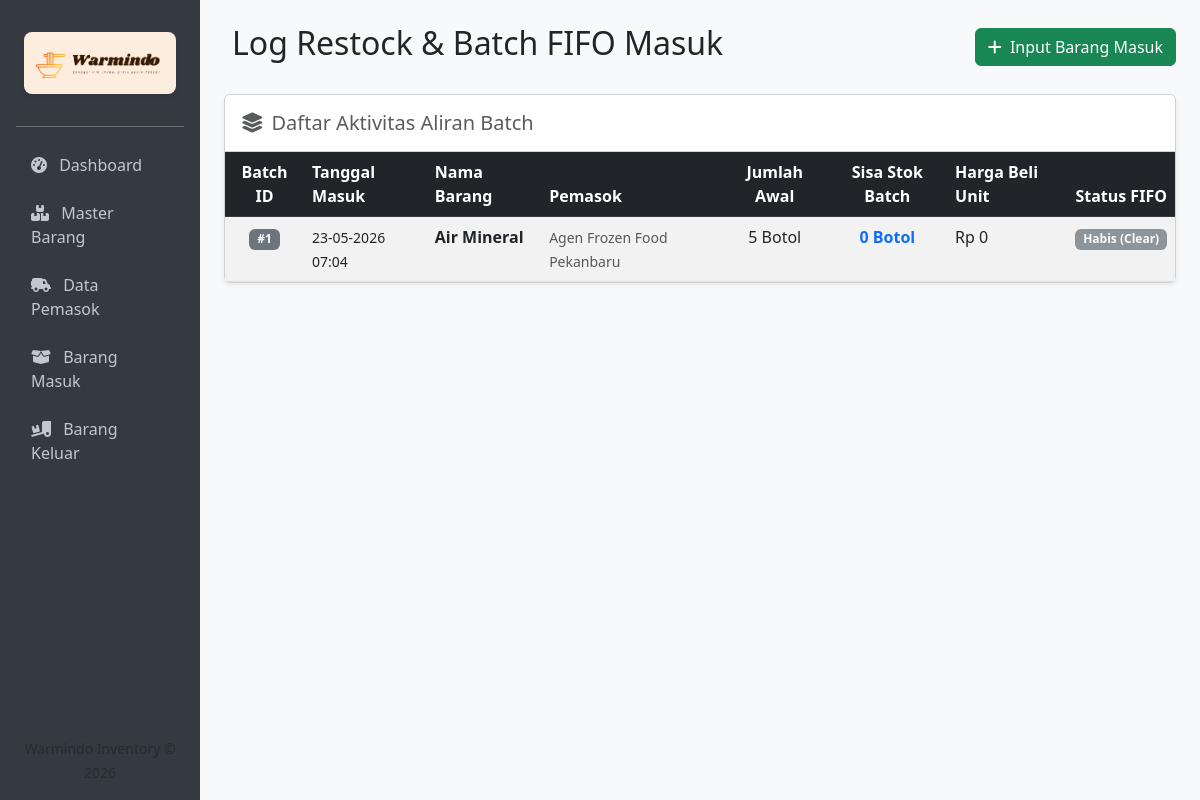
The app's page /barang_masuk.php with its own data.
### tables this page shows
CREATE TABLE `barang_masuk` (
  `id_batch` int NOT NULL,
  `id_barang` int DEFAULT NULL,
  `id_pemasok` int DEFAULT NULL,
  `jumlah_masuk` int NOT NULL,
  `stok_sisa` int NOT NULL,
  `harga_beli` decimal(10,2) NOT NULL,
  `tanggal_masuk` datetime NOT NULL,
  `tanggal_kadaluwarsa` date DEFAULT NULL
);

CREATE TABLE `master_barang` (
  `id_barang` int NOT NULL,
  `nama_barang` varchar(100) NOT NULL,
  `kategori` enum('Mie Instan','Topping/Frozen Food','Bumbu & Sayur','Minuman','Pelengkap') NOT NULL,
  `satuan` varchar(20) NOT NULL,
  `stok_minimal` int NOT NULL
);

CREATE TABLE `pemasok` (
  `id_pemasok` int NOT NULL,
  `nama_pemasok` varchar(100) NOT NULL,
  `no_telp` varchar(15) DEFAULT NULL
);

### barang_masuk.php (the view, shortened to what this page needs)
<?php
require_once 'koneksi.php';
$sql_history = "SELECT b.*, m.nama_barang, m.satuan, p.nama_pemasok
                FROM barang_masuk b
                JOIN master_barang m ON b.id_barang = m.id_barang
                LEFT JOIN pemasok p ON b.id_pemasok = p.id_pemasok
                ORDER BY b.tanggal_masuk DESC, b.id_batch DESC";
$history_masuk = $pdo->query($sql_history)->fetchAll();
?>
<!DOCTYPE html>
<html lang="id">
<head>
    <link href="https://cdn.jsdelivr.net/npm/bootstrap@5.3.0/dist/css/bootstrap.min.css" rel="stylesheet">
    <link href="https://cdnjs.cloudflare.com/ajax/libs/font-awesome/6.4.0/css/all.min.css" rel="stylesheet">
</head>
<body>
<div class="container-fluid">
    <div class="row">
        <div class="col-md-3 col-lg-2 sidebar p-3 d-flex flex-column">
            <div class="text-center my-3 mx-2 p-2 rounded-3 shadow-sm" style="background-color: #fdeddf;">
                <img src="img/logo (2).png" alt="Logo Warmindo" class="img-fluid" style="max-height: 55px; object-fit: contain;">
            </div>
            <hr>
            <nav class="nav flex-column gap-1">
                <a href="index.php"><i class="fa-solid fa-gauge-high me-2"></i> Dashboard</a>
                <a href="master_barang.php"><i class="fa-solid fa-boxes-stacked me-2"></i> Master Barang</a>
                <a href="pemasok.php"><i class="fa-solid fa-truck-field me-2"></i> Data Pemasok</a>
                <a href="barang_masuk.php"><i class="fa-solid fa-box-open me-2"></i> Barang Masuk</a>
                <a href="barang_keluar.php"><i class="fa-solid fa-truck-ramp-box me-2"></i> Barang Keluar</a>
            </nav>
            <div class="mt-auto pt-3 text-center text-muted fs-7">
                <small>Warmindo Inventory &copy; 2026</small>
            </div>
        </div>
        <div class="col-md-9 col-lg-10 p-4">
            <div class="d-flex justify-content-between align-items-center mb-4">
                <h2><i class="fa-solid fa-box-arrow-in-down text-success me-2"></i>Log Restock & Batch FIFO Masuk</h2>
                <button type="button" class="btn btn-success" data-bs-toggle="modal" data-bs-target="#modalMasuk">
                    <i class="fa-solid fa-plus me-1"></i> Input Barang Masuk
                </button>
            </div>
            <div class="card shadow-sm">
                <div class="card-header bg-white py-3">
                    <h5 class="mb-0 text-muted"><i class="fa-solid fa-layer-group me-2"></i>Daftar Aktivitas Aliran Batch</h5>
                </div>
                <div class="card-body p-0">
                    <div class="table-responsive">
                        <table class="table table-hover table-striped mb-0 valign-middle">
                            <thead class="table-dark">
                                <tr>
                                    <th class="text-center">Batch ID</th>
                                    <th>Tanggal Masuk</th>
                                    <th>Nama Barang</th>
                                    <th>Pemasok</th>
                                    <th class="text-center">Jumlah Awal</th>
                                    <th class="text-center">Sisa Stok Batch</th>
                                    <th>Harga Beli Unit</th>
                                    <th>Status FIFO</th>
                                </tr>
                            </thead>
                            <tbody>
                                <?php if (empty($history_masuk)): ?>
                                    <tr>
                                        <td colspan="8" class="text-center py-4 text-muted">Belum ada aktivitas barang masuk terdaftar.</td>
                                    </tr>
                                <?php else: ?>
                                    <?php foreach ($history_masuk as $row): ?>
                                        <tr>
                                            <td class="text-center"><span class="badge bg-secondary">#<?php echo $row['id_batch']; ?></span></td>
                                            <td><small><?php echo date('d-m-Y H:i', strtotime($row['tanggal_masuk'])); ?></small></td>
                                            <td><strong><?php echo htmlspecialchars($row['nama_barang']); ?></strong></td>
                                            <td><small class="text-muted"><?php echo htmlspecialchars($row['nama_pemasok'] ?? 'Tanpa Pemasok'); ?></small></td>
                                            <td class="text-center"><?php echo $row['jumlah_masuk'] . ' ' . $row['satuan']; ?></td>
                                            <td class="text-center fw-bold text-primary"><?php echo $row['stok_sisa'] . ' ' . $row['satuan']; ?></td>
                                            <td>Rp <?php echo number_format($row['harga_beli'], 0, ',', '.'); ?></td>
                                            <td>
                                                <?php if ($row['stok_sisa'] == 0): ?>
                                                    <span class="badge bg-secondary opacity-75">Habis (Clear)</span>
                                                <?php elseif ($row['stok_sisa'] < $row['jumlah_masuk']): ?>
                                                    <span class="badge bg-warning text-dark">Terpakai Sebagian</span>
                                                <?php else: ?>
                                                    <span class="badge bg-success">Utuh (Antrean)</span>
                                                <?php endif; ?>
                                            </td>
                                        </tr>
                                    <?php endforeach; ?>
                                <?php endif; ?>
                            </tbody>
                        </table>
                    </div>
                </div>
            </div>
        </div>
    </div>
</div>
</body>
</html>

### barang_masuk.php (style rules this page uses)
body { background-color: #f8f9fa; }
.sidebar { background-color: #343a40; min-height: 100vh; color: white; }
.sidebar a { color: #c2c7d0; text-decoration: none; padding: 10px 15px; display: block; }

### records on screen
barang_masuk: id_batch "1", tanggal_masuk "23-05-2026 07:04", id_barang.nama_barang "Air Mineral", id_pemasok.nama_pemasok "Agen Frozen Food Pekanbaru", jumlah_masuk "5", id_barang.satuan "Botol", stok_sisa "0", harga_beli "0", shows "Habis (Clear)"
